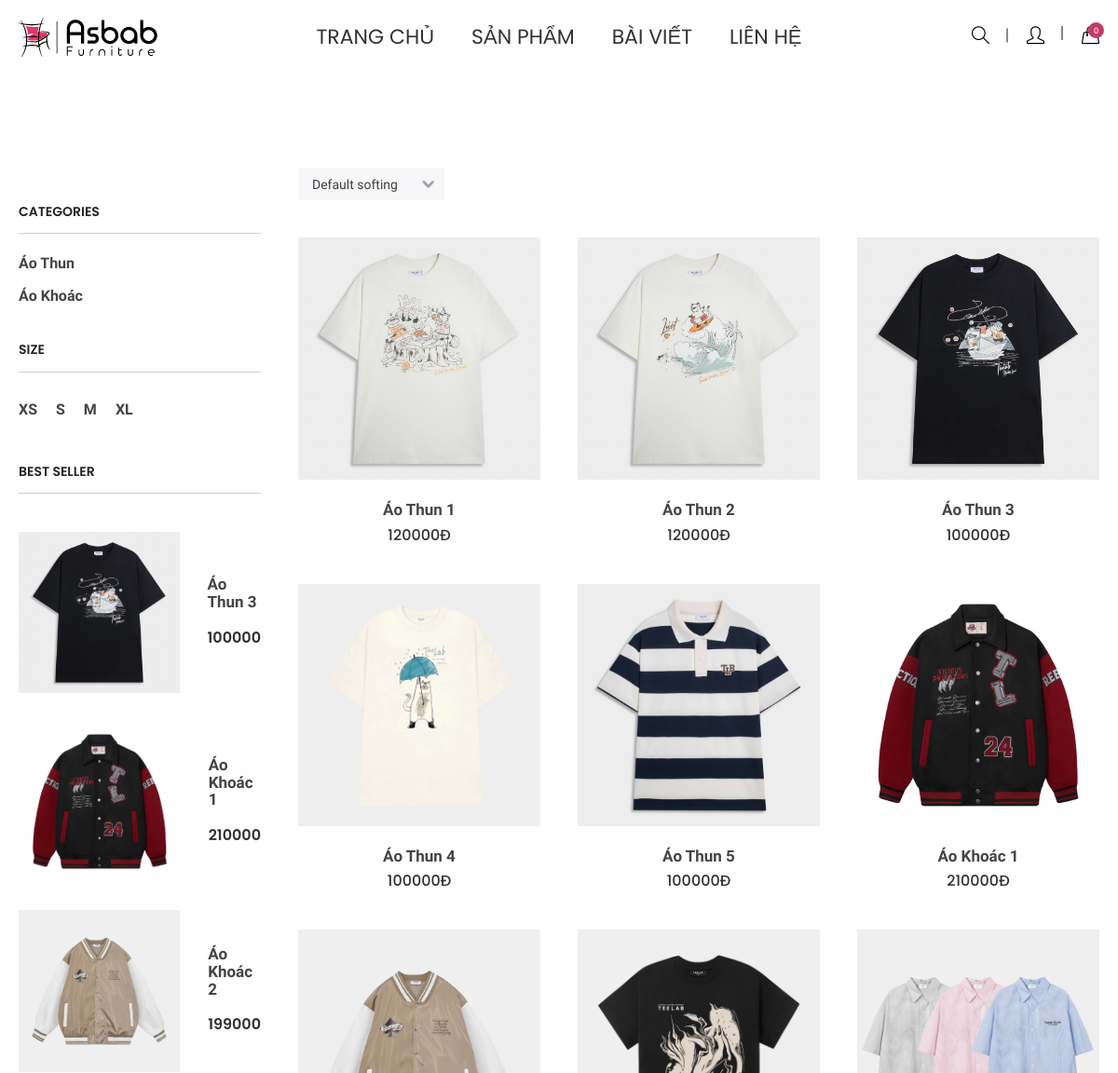
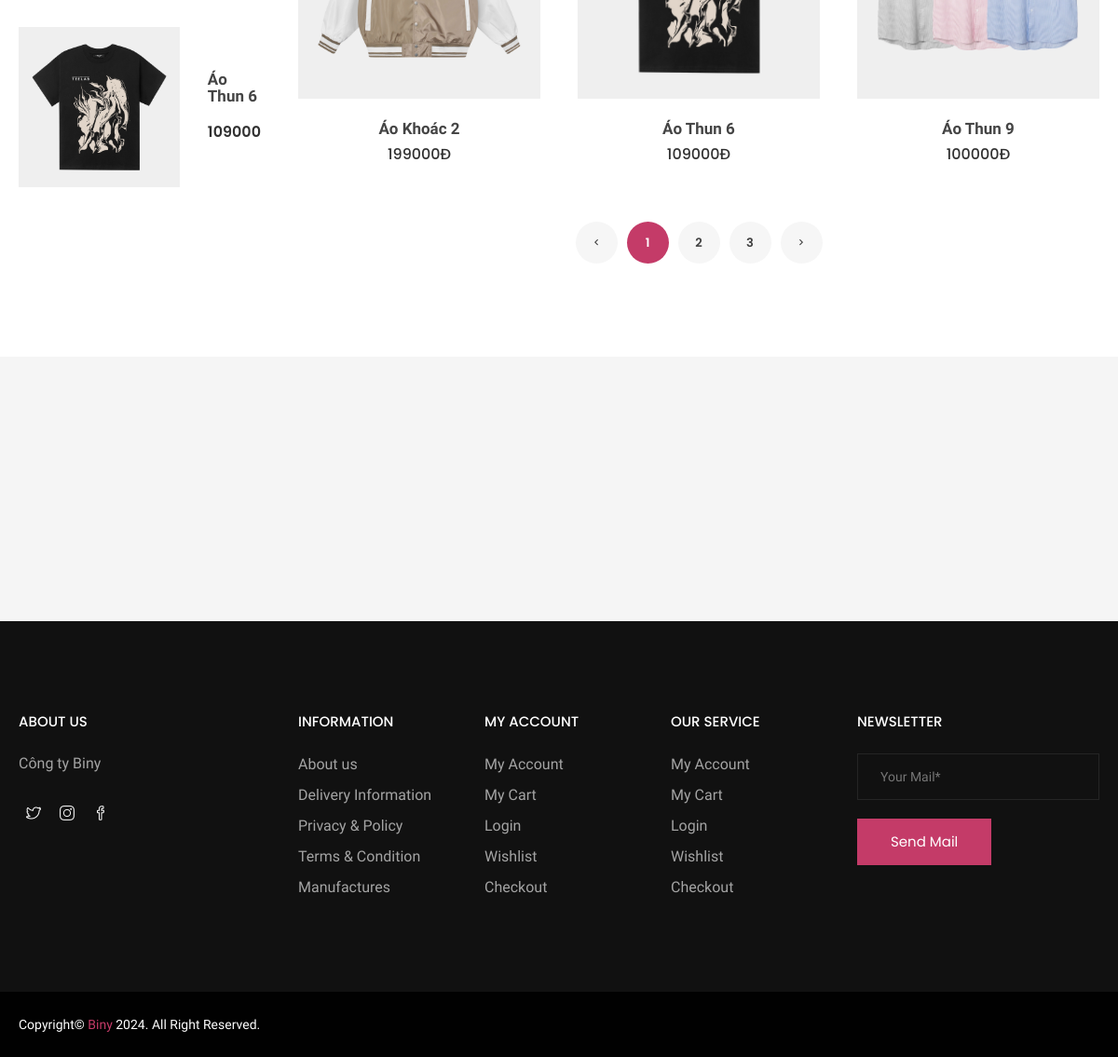
/index.php?pg=product, run on the app's committed database (2 pictures, top to bottom).
### tables this page shows
CREATE TABLE `product` (
  `productID` int(9) NOT NULL,
  `name` varchar(255) NOT NULL,
  `price` decimal(10,0) NOT NULL,
  `stock` int(9) NOT NULL,
  `img` varchar(255) NOT NULL,
  `dateAdd` datetime NOT NULL,
  `dateUpdate` datetime NOT NULL,
  `description` text NOT NULL,
  `categoryID` int(5) NOT NULL,
  `brandID` int(5) NOT NULL,
  `noibat` int(1) NOT NULL DEFAULT 0
);

CREATE TABLE `category` (
  `categoryID` int(5) NOT NULL,
  `name` varchar(50) NOT NULL
);

### model/pdo.php (called while the page is built, shortened)
<?php
function connect(){
   try {
      $conn = new PDO("mysql:host=".DB_HOST.";dbname=".DB_NAME, DB_USER, DB_PASS);
      $conn->setAttribute(PDO::ATTR_ERRMODE, PDO::ERRMODE_EXCEPTION);
    } catch(PDOException $e) {
    }
    return $conn;
}
function get_all($sql){
   $conn=connect();
   $stmt = $conn->prepare($sql);
   $stmt->execute();
   $stmt->setFetchMode(PDO::FETCH_ASSOC);
   $kq=$stmt->fetchAll();
   return $kq;
}

### view/product.php (the view, shortened to what this page needs)
<?php
    $html_sort_cat='';
    foreach ($sort_cat as $item) {
        extract($item);
        $html_sort_cat.='<li><a href="?pg=product&act=category=".$categoryID >'.$name.'</a></li>';
    }
    $html_dssp = '';
    foreach ($dssp as $item) {
        extract($item);
        $link = 'index.php?pg=productdetails&id='.$productID;
        $html_dssp.= '<div class="col-md-4 col-lg-4 col-sm-6 col-xs-12">
                         <div class="category">
                             <div class="ht__cat__thumb">
                                 <a href="'.$link.'">
                                     <img src="view/assets/images/trueimg/'.$img.'" alt="'.$name.'">
                                 </a>
                             </div>
                             <div class="fr__hover__info">
                                 <ul class="product__action">
                                     <li><a href="#"><i class="icon-heart icons"></i></a></li>
                                     <li><a href="'.$link.'"><i class="icon-handbag icons"></i></a></li>
                                 </ul>
                             </div>
                             <div class="fr__product__inner">
                                 <h4><a href="product-details.html">'.$name.'</a></h4>
                                 <ul class="fr__pro__prize">
                                     <li>'.$price.'Đ</li>
                                 </ul>
                             </div>
                         </div>
                     </div>';
    }
    $html_sp_hot = '';
    foreach ($dssp_hot as $item) {
        extract($item);
        $link = 'index.php?pg=productdetails&id='.$productID;
        $html_sp_hot.= '<div class="htc__best__product">
                            <div class="htc__best__pro__thumb">
                                <a href="'.$link.'">
                                    <img src="view/assets/images/trueimg/'.$img.'" alt="'.$name.'">
                                </a>
                            </div>
                            <div class="htc__best__product__details">
                                <h2><a href="product-details.html">'.$name.'</a></h2>
                                <ul  class="pro__prize">
                                    <li>'.$price.'</li>
                                </ul>
                            </div>
                        </div>';
    }
?>
<?php include_once"header.php"; ?>
<body>
    <div class="wrapper">
        <section class="htc__product__grid bg__white ptb--100">
            <div class="container">
                <div class="row">
                    <div class="col-lg-9 col-lg-push-3 col-md-9 col-md-push-3 col-sm-12 col-xs-12">
                        <div class="htc__product__rightidebar">
                            <div class="htc__grid__top">
                                <div class="htc__select__option">
                                    <select class="ht__select">
                                        <option>Default softing</option>
                                    </select>
                                </div>
                            </div>
                            <div class="row">
                                <div class="shop__grid__view__wrap">
                                    <div role="tabpanel" id="grid-view"
                                        class="single-grid-view tab-pane fade in active clearfix">
                                        <?=$html_dssp; ?>
                                    </div>
                                </div>
                            </div>
                        </div>
                        <div class="row">
                            <div class="col-xs-12">
                                <ul class="htc__pagenation">
                                    <li><a href="#"><i class="zmdi zmdi-chevron-left"></i></a></li>
                                        <?php echo phantrang($trang,$kyw); ?>
                                    <li><a href="#"><i class="zmdi zmdi-chevron-right"></i></a></li>
                                </ul>
                            </div>
                        </div>
                    </div>
                    <div class="col-lg-3 col-lg-pull-9 col-md-3 col-md-pull-9 col-sm-12 col-xs-12 smt-40 xmt-40">
                        <div class="htc__product__leftsidebar">
                            <div class="htc__category">
                                <h4 class="title__line--4">categories</h4>
                                <ul class="ht__cat__list">
                                    <?=$html_sort_cat?>
                                </ul>
                            </div>
                            <div class="ht__pro__size">
                                <h4 class="title__line--4">Size</h4>
                                <ul class="ht__size__list">
                                    <li><a href="#">xs</a></li>
                                    <li><a href="#">s</a></li>
                                    <li><a href="#">m</a></li>
                                    <li><a href="#">xl</a></li>
                                </ul>
                            </div>
                            <div class="htc__recent__product">
                                <h2 class="title__line--4">best seller</h2>
                                <div class="htc__recent__product__inner">
                                    <?=$html_sp_hot; ?>
                                </div>
                            </div>
                        </div>
                    </div>
                </div>
            </div>
        </section>
        <div class="htc__brand__area bg__cat--4">
            <div class="container">
                <div class="row">
                    <div class="col-md-12">
                        <div class="ht__brand__inner">
                            <ul class="brand__list owl-carousel clearfix">
                                <li><a href="#"><img src="view/assets/images/brand/2.png" alt="brand images"></a></li>
                                <li><a href="#"><img src="view/assets/images/brand/1.png" alt="brand images"></a></li>
                                <li><a href="#"><img src="view/assets/images/brand/3.png" alt="brand images"></a></li>
                                <li><a href="#"><img src="view/assets/images/brand/4.png" alt="brand images"></a></li>
                                <li><a href="#"><img src="view/assets/images/brand/5.png" alt="brand images"></a></li>
                            </ul>
                        </div>
                    </div>
                </div>
            </div>
        </div>
        <?php include_once"footer.php"; ?>

### data on the page
product: img (picture), name "Áo Thun 1", price "120000"
product: img (picture), name "Áo Thun 2", price "120000"
product: img (picture), name "Áo Thun 3", price "100000"
product: img (picture), name "Áo Thun 4", price "100000"
product: img (picture), name "Áo Thun 5", price "100000"
product: img (picture), name "Áo Khoác 1", price "210000"
product: img (picture), name "Áo Khoác 2", price "199000"
product: img (picture), name "Áo Thun 6", price "109000"
product: img (picture), name "Áo Thun 9", price "100000"
category: name "Áo Thun"
category: name "Áo Khoác"

### other printed values
$count_giohang "0"
